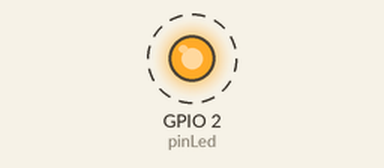
Bench run of a program on a simulated ESP32 board running MicroPython. On the bench: output pins drawn as LEDs (lit = HIGH). Dashed ring = blinking. What the program prints to the serial console is not drawn.

Above: at 0.5 s.
Timing chart, 0 to 4.6 s (numbered marks = the images above):
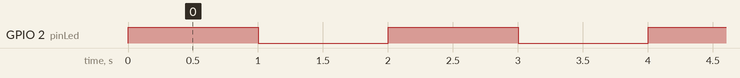

Measured:
- by itself, GPIO 2 (pinLed): alternates HIGH for 1.0 s and LOW for 1.0 s

The program:

BlinkLed.py
```python
import machine
import time

pinLed = machine.Pin(2, machine.Pin.OUT)

while True:
    pinLed.value(1)
    print("Prendido")
    time.sleep(1)

    pinLed.value(0)
    print("Apagado")
    time.sleep(1)
```
